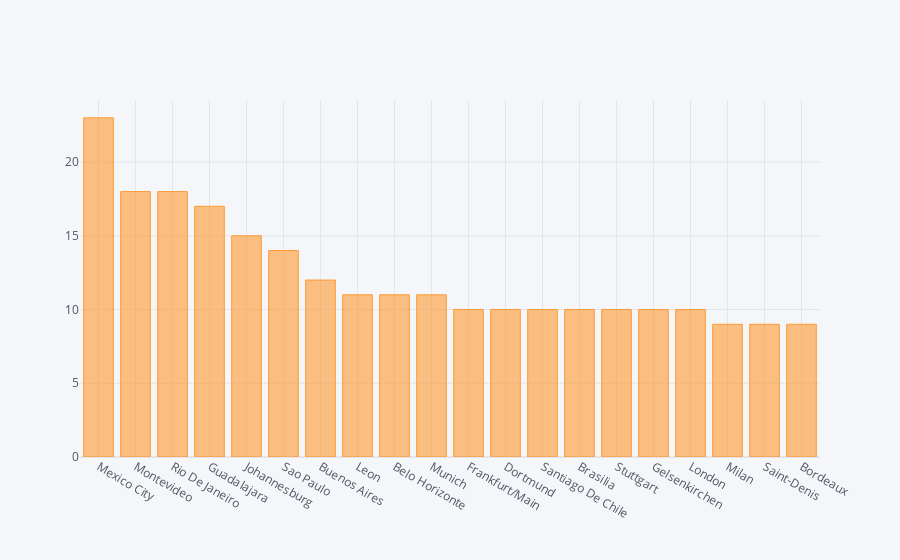

Source (notebook cell):
### Code cell
matches['City'].value_counts()[:20].iplot(kind = 'bar')

### Figure 1 — Plotly figure (JSON) as saved in the notebook; plotly's stock layout.template omitted (floating-point values rounded to 4 significant figures)
{"data": [{"marker": {"color": "rgba(255, 153, 51, 0.6)", "line": {"color": "rgba(255, 153, 51, 1.0)", "width": 1}}, "name": "City", "orientation": "v", "text": "", "type": "bar", "x": ["Mexico City ", "Montevideo ", "Rio De Janeiro ", "Guadalajara ", "Johannesburg ", "Sao Paulo ", "Buenos Aires ", "Leon ", "Belo Horizonte ", "Munich ", "Frankfurt/Main ", "Dortmund ", "Santiago De Chile ", "Brasilia ", "Stuttgart ", "Gelsenkirchen ", "London ", "Milan ", "Saint-Denis ", "Bordeaux "], "y": [23, 18, 18, 17, 15, 14, 12, 11, 11, 11, 10, 10, 10, 10, 10, 10, 10, 9, 9, 9]}], "layout": {"legend": {"bgcolor": "#F5F6F9", "font": {"color": "#4D5663"}}, "paper_bgcolor": "#F5F6F9", "plot_bgcolor": "#F5F6F9", "title": {"font": {"color": "#4D5663"}}, "xaxis": {"gridcolor": "#E1E5ED", "showgrid": true, "tickfont": {"color": "#4D5663"}, "title": {"font": {"color": "#4D5663"}, "text": ""}, "zerolinecolor": "#E1E5ED"}, "yaxis": {"gridcolor": "#E1E5ED", "showgrid": true, "tickfont": {"color": "#4D5663"}, "title": {"font": {"color": "#4D5663"}, "text": ""}, "zerolinecolor": "#E1E5ED"}}}
